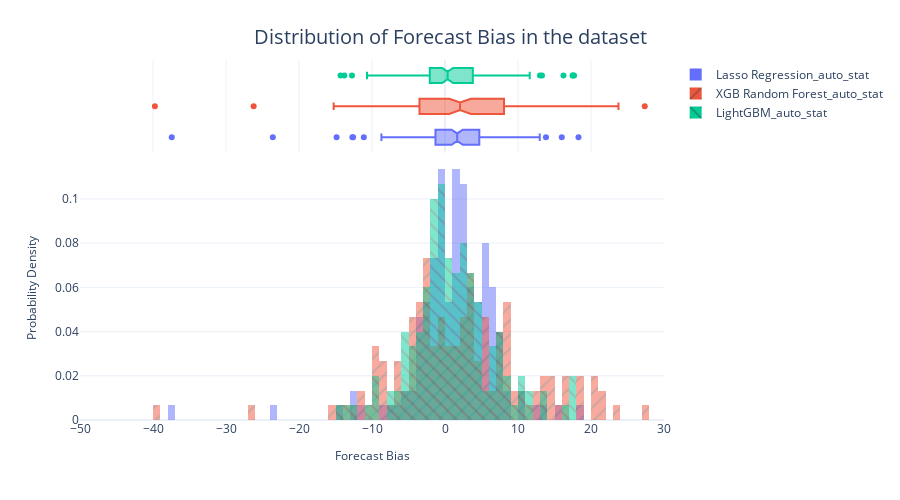

Here is the notebook cell this chart was saved with:
### Code cell
fig = px.histogram(
    metrics_df,
    x="Forecast Bias",
    color="Algorithm",
    pattern_shape="Algorithm",
    marginal="box",
    nbins=250,
    barmode="overlay",
    histnorm="probability density",
)
fig = format_plot(
    fig,
    xlabel="Forecast Bias",
    ylabel="Probability Density",
    title="Distribution of Forecast Bias in the dataset",
)
fig.update_layout(xaxis_range=[-50, 30])
# fig.write_image("imgs/chapter_8/bias_dist.png")
fig.show()

### Figure 1 — Plotly figure (JSON) as saved in the notebook; plotly's stock layout.template omitted (floating-point values rounded to 4 significant figures; data arrays with more than 128 entries replaced by an {"elided": "..."} marker saying what was removed)
{"data": [{"alignmentgroup": "True", "bingroup": "x", "histnorm": "probability density", "hovertemplate": "Algorithm=Lasso Regression_auto_stat<br>Forecast Bias=%{x}<br>probability density=%{y}<extra></extra>", "legendgroup": "Lasso Regression_auto_stat", "marker": {"color": "#636efa", "opacity": 0.5, "pattern": {"shape": ""}}, "name": "Lasso Regression_auto_stat", "nbinsx": 250, "offsetgroup": "Lasso Regression_auto_stat", "orientation": "v", "showlegend": true, "type": "histogram", "x": {"elided": "150 float values"}, "xaxis": "x", "yaxis": "y"}, {"alignmentgroup": "True", "hovertemplate": "Algorithm=Lasso Regression_auto_stat<br>Forecast Bias=%{x}<extra></extra>", "legendgroup": "Lasso Regression_auto_stat", "marker": {"color": "#636efa"}, "name": "Lasso Regression_auto_stat", "notched": true, "offsetgroup": "Lasso Regression_auto_stat", "showlegend": false, "type": "box", "x": {"elided": "150 float values"}, "xaxis": "x2", "yaxis": "y2"}, {"alignmentgroup": "True", "bingroup": "x", "histnorm": "probability density", "hovertemplate": "Algorithm=XGB Random Forest_auto_stat<br>Forecast Bias=%{x}<br>probability density=%{y}<extra></extra>", "legendgroup": "XGB Random Forest_auto_stat", "marker": {"color": "#EF553B", "opacity": 0.5, "pattern": {"shape": "/"}}, "name": "XGB Random Forest_auto_stat", "nbinsx": 250, "offsetgroup": "XGB Random Forest_auto_stat", "orientation": "v", "showlegend": true, "type": "histogram", "x": {"elided": "150 float values"}, "xaxis": "x", "yaxis": "y"}, {"alignmentgroup": "True", "hovertemplate": "Algorithm=XGB Random Forest_auto_stat<br>Forecast Bias=%{x}<extra></extra>", "legendgroup": "XGB Random Forest_auto_stat", "marker": {"color": "#EF553B"}, "name": "XGB Random Forest_auto_stat", "notched": true, "offsetgroup": "XGB Random Forest_auto_stat", "showlegend": false, "type": "box", "x": {"elided": "150 float values"}, "xaxis": "x2", "yaxis": "y2"}, {"alignmentgroup": "True", "bingroup": "x", "histnorm": "probability density", "hovertemplate": "Algorithm=LightGBM_auto_stat<br>Forecast Bias=%{x}<br>probability density=%{y}<extra></extra>", "legendgroup": "LightGBM_auto_stat", "marker": {"color": "#00cc96", "opacity": 0.5, "pattern": {"shape": "\\"}}, "name": "LightGBM_auto_stat", "nbinsx": 250, "offsetgroup": "LightGBM_auto_stat", "orientation": "v", "showlegend": true, "type": "histogram", "x": {"elided": "150 float values"}, "xaxis": "x", "yaxis": "y"}, {"alignmentgroup": "True", "hovertemplate": "Algorithm=LightGBM_auto_stat<br>Forecast Bias=%{x}<extra></extra>", "legendgroup": "LightGBM_auto_stat", "marker": {"color": "#00cc96"}, "name": "LightGBM_auto_stat", "notched": true, "offsetgroup": "LightGBM_auto_stat", "showlegend": false, "type": "box", "x": {"elided": "150 float values"}, "xaxis": "x2", "yaxis": "y2"}], "layout": {"autosize": false, "barmode": "overlay", "height": 500, "legend": {"title": {}, "tracegroupgap": 0}, "margin": {"t": 60}, "title": {"font": {"size": 20}, "text": "Distribution of Forecast Bias in the dataset", "x": 0.5, "xanchor": "center", "yanchor": "top"}, "width": 900, "xaxis": {"anchor": "y", "domain": [0, 1], "range": [-50, 30], "title": {"font": {"size": 12}, "text": "Forecast Bias"}}, "xaxis2": {"anchor": "y2", "domain": [0, 1], "matches": "x", "showgrid": true, "showticklabels": false}, "yaxis": {"anchor": "x", "domain": [0, 0.7326], "title": {"font": {"size": 12}, "text": "Probability Density"}}, "yaxis2": {"anchor": "x2", "domain": [0.7426, 1], "matches": "y2", "showgrid": false, "showline": false, "showticklabels": false, "ticks": ""}}}
